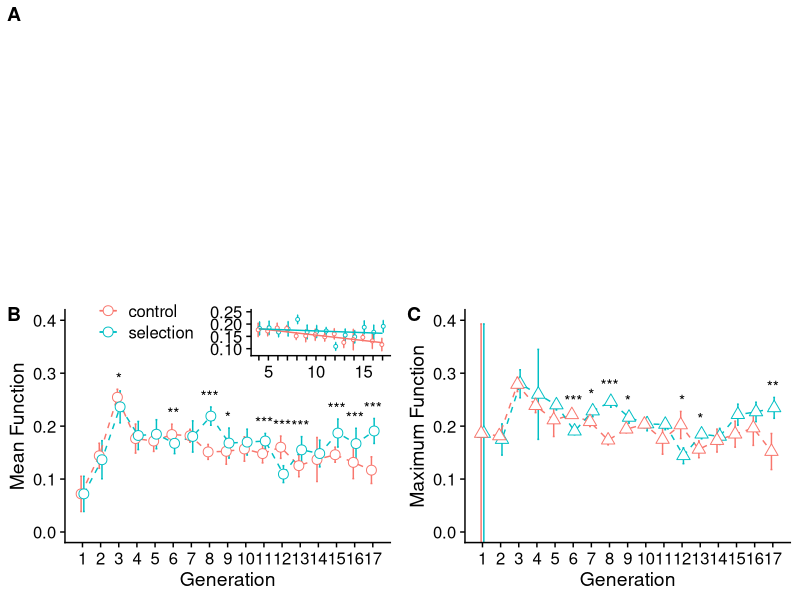
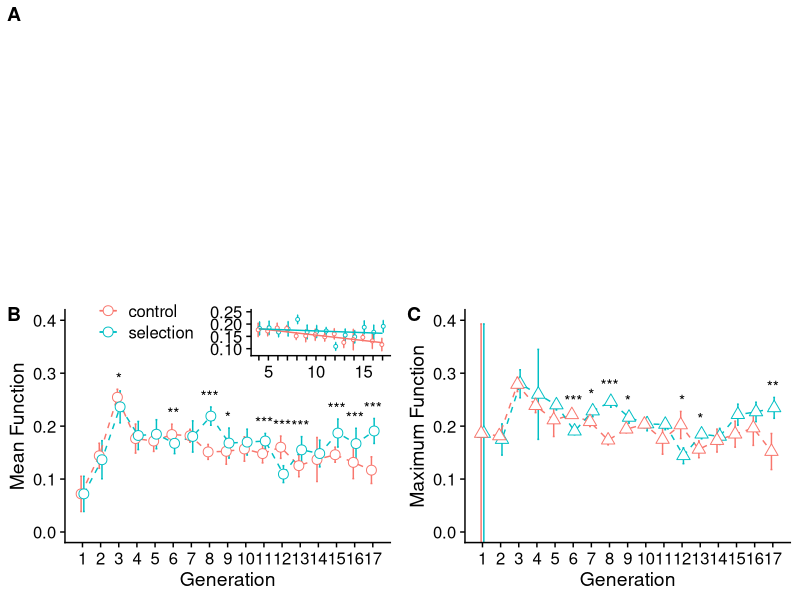

Generate these figures, in order, with R:
#' Code to make the figure plotting the mean and maximum functions of amylolytic communities

library(tidyverse)
library(data.table)
library(cowplot)

df_amylase_func <- fread("../data/temp/df_amylase_func.txt")
df_amylase_func_mean <- fread("../data/temp/df_amylase_func_mean.txt")
df_amylase_func_mean_star <- fread("../data/temp/df_amylase_func_mean_star.txt")
df_amylase_func_max <- fread("../data/temp/df_amylase_func_max.txt")
df_amylase_func_max_star <- fread("../data/temp/df_amylase_func_max_star.txt")

# Panel A. Cartoon
p_cartoon <- ggdraw() + draw_image("../data/experimental_scheme/Figure1A.png")

# Panel B. Mean
p_B <- df_amylase_func_mean %>%
    ggplot(aes(x = Transfer, y = MeanCommunityFunction, color = Experiment, group = Experiment)) +
    geom_errorbar(aes(x=Transfer, ymin = MeanCommunityFunction - SdCommunityFunction,
                      ymax = MeanCommunityFunction + SdCommunityFunction),
                  width = .2, position = position_dodge(0.3)) +
    geom_line(linetype = 2, position = position_dodge(0.3)) +
    geom_point(shape = 21, fill = "white", size = 3, position = position_dodge(0.3)) +
    # Add asterisk
    geom_text(data = df_amylase_func_mean_star, inherit.aes = F, aes(x = Transfer, y = AsteriskLocation, label = Asterisk),
              size = 4, color = "black") +
    scale_x_continuous(breaks = 1:17) +
    scale_color_discrete(labels = c("control", "selection")) +
    coord_cartesian(ylim=c(0, 0.4)) +
    theme_cowplot() +
    theme(legend.position = c(0.1, 0.95), legend.direction = "vertical", legend.title = element_blank()) +
    labs(x = "Generation", y = "Mean Function")


p_B_inset <- df_amylase_func %>%
    filter(Stat %in% c("Mean", "Sd")) %>%
    pivot_wider(names_from = Stat, values_from = CommunityFunction) %>%
    setNames(c("Transfer", "Experiment", "MeanCommunityFunction", "SdCommunityFunction")) %>%
    filter(Transfer >= 4) %>%
    ggplot(aes(x = Transfer, y = MeanCommunityFunction, color = Experiment, group = Experiment)) +
    geom_errorbar(aes(x=Transfer, ymin = MeanCommunityFunction-SdCommunityFunction, ymax = MeanCommunityFunction+SdCommunityFunction),
                  width = .2, position = position_dodge(0.3)) +
    geom_point(shape = 21, fill = "white", size = 1, position = position_dodge(0.3)) +
    geom_smooth(method = "lm", se = F, lwd = .5) +
    scale_x_continuous(breaks = 4:17, labels = c("", 5, rep("", 4), 10, rep("", 4), 15, rep("", 2))) +
    coord_cartesian(ylim=c(0.08, 0.25)) +
    theme_cowplot() +
    theme(legend.position = "none", legend.title = element_blank(), axis.title = element_blank()) +
    labs(x = "Generation", y = "Mean Function")


p_C <- df_amylase_func_max %>%
    ggplot(aes(x = Transfer, y = MaxFunction, color = Experiment, group = Experiment)) +
    geom_errorbar(aes(x=Transfer, ymin = MaxFunction-ErrorFunction, ymax = MaxFunction+ErrorFunction),
                  width = .2, position = position_dodge(0.3)) +
    geom_line(linetype = 2, position = position_dodge(0.3)) +
    geom_point(shape = 24, fill = "white", size = 3, position = position_dodge(0.3)) +
    # Add asterisk
    geom_text(data = df_amylase_func_max_star, inherit.aes = F, aes(x = Transfer, y = AsteriskLocation, label = Asterisk),
              size = 4, color = "black") +
    scale_x_continuous(breaks = 1:17) +
    coord_cartesian(ylim=c(0, 0.4)) +
    theme_cowplot() +
    theme(legend.position = "none", legend.title = element_blank()) +
    labs(x = "Generation", y = "Maximum Function")


# Put together the panels
p_bottom_row <- plot_grid(plotlist = list(p_B, p_C), ncol = 2, labels = LETTERS[2:3], axis = "t", align = "hv") +
    draw_plot(p_B_inset, x = 0.25, y = 0.7, width = 0.25, height = 0.3)

p <- plot_grid(p_cartoon, p_bottom_row, ncol = 1, labels = c("A", ""), rel_heights = c(1, 1))

ggsave("../figure/Fig1.png", plot = p, width = 9, height = 7)
ggsave("../figure/Fig1.pdf", plot = p, width = 9, height = 7)
